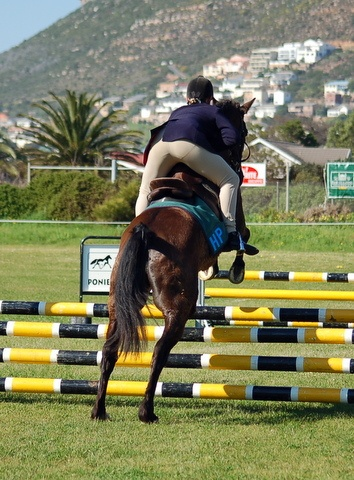
#> input picture 000010.jpg, 354 x 480 px; its folder holds only this picture in this run
$ python -i dhash-images.py   (imports and definitions only)   (Python 2 division)   (older library calls are emulated)
#> lines starting #> are read from the running program, lines starting #| are printed output that depends on the picture; pictures that were not available may be replaced by others from this repository, and a replacement may not be noted
#> further down, picture is the input picture: PIL image 354x480 RGB; mean R, G, B 124.3, 125.8, 91.5
# -*- coding: utf-8 -*-
"""
Created on Wed Feb  8 21:37:48 2017

@author: darragh
"""
import multiprocessing
import zipfile
import os
import io
from PIL import Image
current_dir = '/home/darragh/Dropbox/fish/data'
current_dir = 'C:\\Users\\dhanley2\\Documents\\Personal\\fish\\fish\\data'
# [1 line not run here, left out]
import pandas as pd
import numpy as np
import datetime
import matplotlib.pyplot as plt
from sklearn import cluster

def hamdist(hash_set):
    diffs = 0
    for ch1, ch2 in zip(hash_set[0], hash_set[1]):
        if ch1 != ch2:
            diffs += 1
    return diffs

def dhash(image,hash_size = 16):
#> called with hash_size = 16
    image = image.convert('LA').resize((hash_size+1,hash_size),Image.ANTIALIAS)
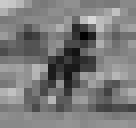
#> image: PIL image 17x16 LA (shown 8 times larger); mean R, G, B, A 121.5, 121.5, 121.5, 255
    pixels = list(image.getdata())
#> pixels = 272 pairs, first value 2 to 215, second value 255 to 255
    difference = []
    for row in xrange(hash_size):
        for col in xrange(hash_size):
            pixel_left = image.getpixel((col,row))
            pixel_right = image.getpixel((col+1,row))
            difference.append(pixel_left>pixel_right)
#> after the loop, difference = 256 items, first 6: True, True, True, True, True, False
    decimal_value = 0
    hex_string = []
    for index, value in enumerate(difference):
        if value:
            decimal_value += 2**(index%8)
        if (index%8) == 7:
            hex_string.append(hex(decimal_value)[2:].rjust(2,'0'))
            decimal_value = 0
#> this loop made 256 passes
#> value on passes 1, 2, 3, 4, 5, 8, 10, 11, 13, 14, 16, 17: True, True, True, True, True, False, True, True, True, True, False, True
#> after the loop, hex_string = 32 items, first 6: '1f', '36', 'c7', 'c0', '60', 'f9'
    return ''.join(hex_string)

parentdir = "train-all"
subdir = os.listdir(os.path.join(current_dir, parentdir))
img_id_hash = []
counter = 1
hash_size = 16
pool = multiprocessing.Pool(4)

# [11 lines not run here, left out]

parentdir = "test"
names = os.listdir(os.path.join(current_dir, parentdir))
# [5 lines not run here, left out]

df = pd.DataFrame(img_id_hash,columns=['ParDirectory' , 'SubDirectory', 'file_name', 'image_hash'])

# Create the distance matrix for the distances in images
distances = np.zeros((df.shape[0], df.shape[0]))
# [10 lines not run here, left out]

# Cluster the images
cls = cluster.KMeans(n_clusters=df.shape[0]/5)
# [1 line that did not run here, left out]

# show the size of the first 50 clusters
# [1 line not run here, left out]

# Lets look at the first 5 clusters
_, ax = plt.subplots(10, 4, figsize=(10, 20))
ax = ax.flatten()
count = 0

# [13 lines not run here, left out]
# [1 line that did not run here, left out]

# [1 line not run here, left out]

>>> from PIL import Image
>>> picture = Image.open('../000010.jpg')
>>> result = dhash(picture)

$ run again, on 000011.jpg
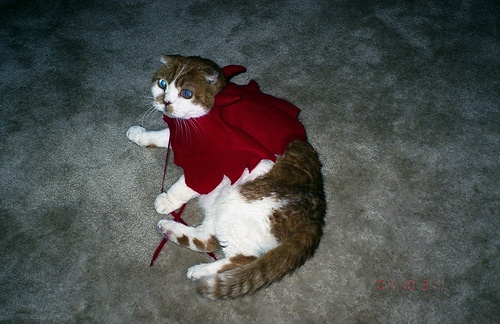
#> input picture 000011.jpg, 500 x 324 px
#> picture is the input picture: PIL image 500x324 RGB; mean R, G, B 77.4, 78.9, 77.3
#> in dhash, `image = image.convert('LA').resize((hash_size+1,hash_size),Image.ANTIA..`:
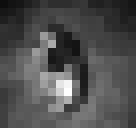
#> image: PIL image 17x16 LA (shown 8 times larger); mean R, G, B, A 78.3, 78.3, 78.3, 255
#> pixels = 272 pairs, first value 13 to 254, second value 255 to 255
#> after the loop in dhash, `for row in xrange(hash_size):`: difference = 256 items, first 6: False, False, False, False, False, True
#> the loop in dhash, `for index, value in enumerate(difference):` made 256 passes
#> value on passes 6, 8, 11, 12, 14, 15, 16, 24: True, True, True, True, True, True, True, True
#> after the loop in dhash, `for index, value in enumerate(difference):`: hex_string = 32 items, first 6: 'a0', 'ec', '80', 'ff', 'a2', '57'

$ run again, on 000012.jpg
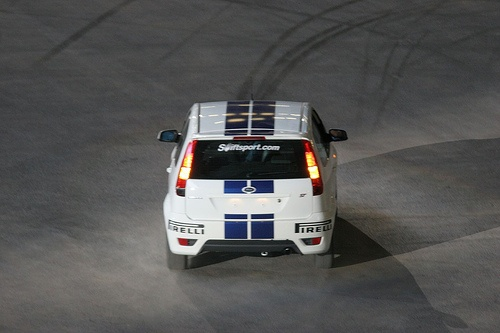
#> input picture 000012.jpg, 500 x 333 px
#> picture is the input picture: PIL image 500x333 RGB; mean R, G, B 84.9, 84.7, 84
#> in dhash, `image = image.convert('LA').resize((hash_size+1,hash_size),Image.ANTIA..`:
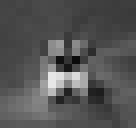
#> image: PIL image 17x16 LA (shown 8 times larger); mean R, G, B, A 84.7, 84.7, 84.7, 255
#> pixels = 272 pairs, first value 10 to 231, second value 255 to 255
#> after the loop in dhash, `for row in xrange(hash_size):`: difference = 256 items, first 6: True, False, True, False, False, True
#> the loop in dhash, `for index, value in enumerate(difference):` made 256 passes
#> value on passes 1, 3, 6, 8, 9, 10, 11, 13: True, True, True, True, True, True, True, True
#> after the loop in dhash, `for index, value in enumerate(difference):`: hex_string = 32 items, first 6: 'a5', '37', '62', 'd7', '89', '3b'

$ run again, on dog.jpg
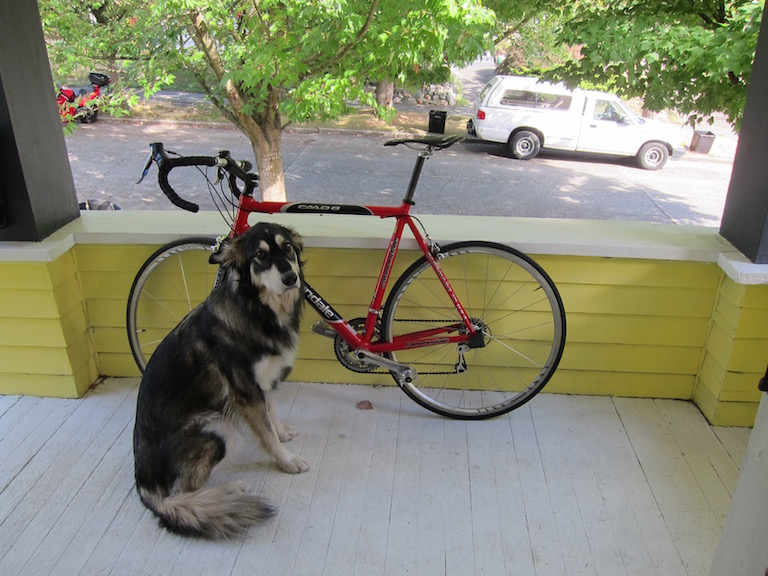
#> input picture dog.jpg, 768 x 576 px
#> picture is the input picture: PIL image 768x576 RGB; mean R, G, B 134.4, 135.7, 114.1
#> in dhash, `image = image.convert('LA').resize((hash_size+1,hash_size),Image.ANTIA..`:
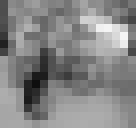
#> image: PIL image 17x16 LA (shown 8 times larger); mean R, G, B, A 133.1, 133.1, 133.1, 255
#> pixels = 272 pairs, first value 14 to 245, second value 255 to 255
#> after the loop in dhash, `for row in xrange(hash_size):`: difference = 256 items, first 6: False, True, False, False, True, True
#> the loop in dhash, `for index, value in enumerate(difference):` made 256 passes
#> value on passes 2, 5, 6, 8, 11, 13, 14, 15: True, True, True, True, True, True, True, True
#> after the loop in dhash, `for index, value in enumerate(difference):`: hex_string = 32 items, first 6: 'b2', '74', '66', 'd8', '98', 'fc'
